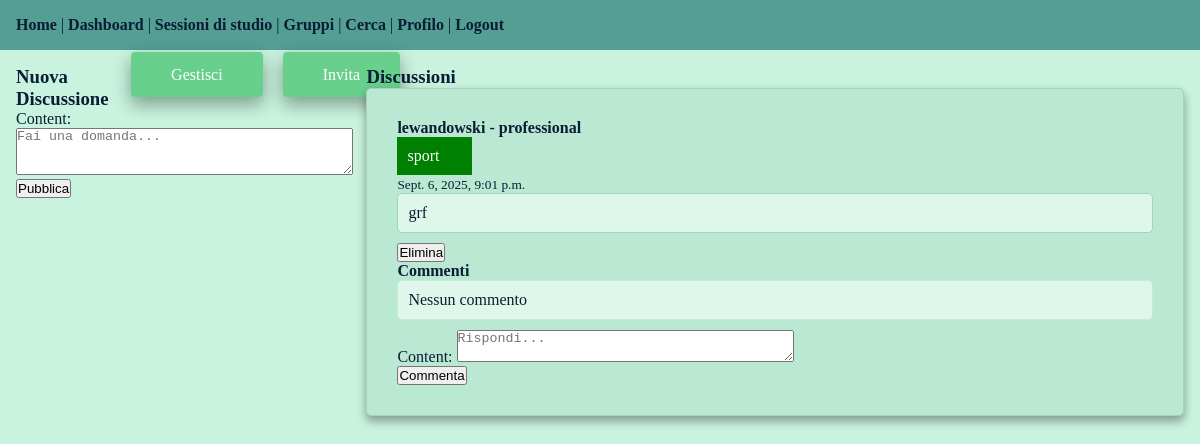
The app's page /groups/15/ (signed in), older data.
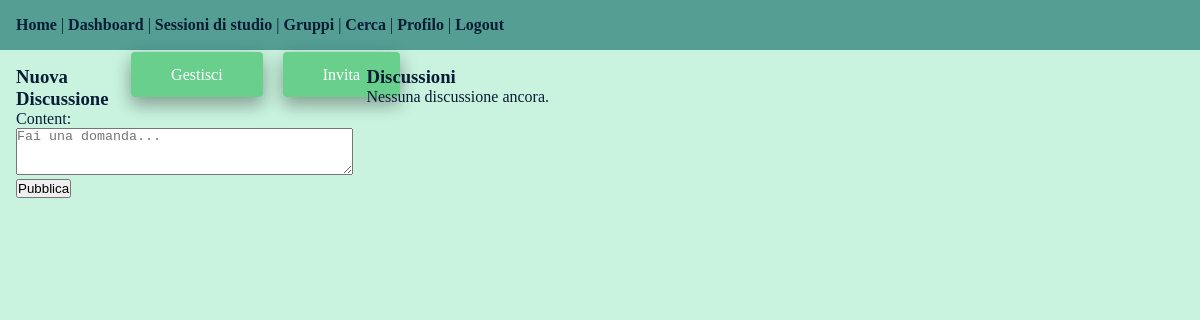
The same page, newer data.
### groups/models.py (models this page shows, shortened)
class GroupDiscussion(models.Model):
    group = models.ForeignKey(StudyGroup, on_delete=models.CASCADE, related_name='discussions')
    creator = models.ForeignKey(settings.AUTH_USER_MODEL, on_delete=models.CASCADE, related_name='group_discussions')
    content = models.TextField()
    created_at = models.DateTimeField(auto_now_add=True)
    class Meta:
        ordering = ['-created_at']

### users/models.py (models this page shows, shortened)
class CustomUser(AbstractUser):
    USER_TYPE = (('Student', 'student'), ('Professional', 'professional'))
    user_type = models.CharField(max_length=20, choices=USER_TYPE, default='student')
    profile_picture = models.ImageField(upload_to='pfp', default='/pfp/nopfp.jpg')
    expertise_field = models.CharField(max_length=100, blank=True, null=True)
    bio = models.CharField(max_length=500, blank=True)
    daily_goal_hours = models.DecimalField(max_digits=4, decimal_places=2, default = 1, validators=[MinValueValidator(1.0), MaxValueValidator(24.0)]) #per impostare gli obiettivi personali
    weekly_goal_hours = models.DecimalField(max_digits=5, decimal_places=2, default = 1, validators=[MinValueValidator(1.0), MaxValueValidator(168.0)])
    friends = models.ManyToManyField('self', through='social.Friendship', symmetrical=True, blank = True, related_name='friend_of')
    @property
    def is_professional(self):
        return self.user_type == 'Professional'

### groups/views.py (the view)
# urls.py: path('<int:group_id>/', views.group_details, name="group_details"),
@login_required
def group_details(request, group_id):
    group = get_object_or_404(StudyGroup, id=group_id)
    if group.privacy == 'private' and not group.is_member(request.user):
        messages.error(request, 'Questo gruppo è privato. Devi essere invitato per accedere.')
        return redirect('groups:group_list')
    discussions = group.discussions.all().order_by('-created_at')
    discussion_form = GroupDiscussionForm()
    comment_form = CommentForm()
    context = {'group': group, 'is_creator': group.creator==request.user, 'discussions': discussions, 'discussion_form':discussion_form, 'comment_form':comment_form }
    return render(request, 'groups/group_details.html', context)

### groups/forms.py
class GroupDiscussionForm(forms.ModelForm):
    class Meta:
        model = GroupDiscussion
        fields = ['content']
        widgets =  {'content': forms.Textarea(attrs={'rows': 3, 'placeholder': 'Fai una domanda... '})}

class CommentForm(forms.ModelForm):
    class Meta:
        model= Comment
        fields = ['content']
        widgets =  {'content': forms.Textarea(attrs={'rows': 2, 'placeholder': 'Rispondi... '})}

### groups/models.py (called while the page is built)
    def is_member(self, user):
        return self.members.filter(id=user.id).exists()

### groups/templates/groups/group_details.html (shortened to what this page needs)
{% extends "users/dashboard.html" %}
{% block content %}
<div class="group-details-container">
    <div class="private-group">
        <div class="add-discussion">
            <h3>Nuova Discussione</h3>
            <form method="post" action="{% url 'groups:add_discussion' group.id %}">
                {{ discussion_form.as_p }}
                <button type="submit">Pubblica</button>
            </form>
        </div>
        {% if is_creator%}
        <div class="manage-group">
                <a href="{% url 'groups:group_manage' group.id %}" class="main-buttons">Gestisci </a>
            </div>
            {% if group.privacy == 'private' %}
            <div class="invite-members">
                <a href="{% url 'groups:group_invite' group.id %}" class="main-buttons">Invita </a>
            </div>
            {% endif%}
        {% endif %}
    </div>
    <div class="old-discussion">
        <h3>Discussioni</h3>
        {% for d in discussions %}
        <div class="discussion-block">
            <div class="post-heading">
                <p><b>{{ d.creator.username }} - {{ d.creator.get_user_type_display }}</b></p>
                {% if d.creator.is_professional %}
                <p class="tag-expertise">{{ d.creator.expertise_field }}</p>
                {% endif %}
                <small>{{ d.created_at }}</small>
            </div>
            <div class="post-content">
                <p>{{ d.content }}</p>
            </div>
            {% if is_creator %}
                <form method="post" action="{% url 'groups:delete_discussion' d.id %}">
                    <button type="submit" onclick="return confirm('Eliminare questa discussione?')"> Elimina
            </button>
                </form>
            {% endif %}
            <h4>Commenti</h4>
            <div class="comments">
                {% for comment in d.comments.all %}
                        <small><b>{{ comment.creator.username }}</b>:</small>
                        <small>{{ comment.created_at }}</small>
                    <div class="comment-content">
                        {{ comment.content }}
                        {% if is_creator %}
                        <form method="post" action="{% url 'groups:delete_comment' comment.id %}">
                        {% csrf_token %}
                    <button type="submit" onclick="return confirm('Eliminare questo commento?')"> Elimina
                        </button>
                        </form>
                        {% endif %}
                    </div>
                {% empty %}
                        Nessun commento
                {% endfor %}
            </div>
            <form method="post" action="{% url 'groups:add_comment' d.id %}">
                {{ comment_form.as_p }}
                <button type="submit">Commenta</button>
            </form>
        </div>
        {% empty %}
        <p>Nessuna discussione ancora.</p>
    </div>
</div>
{% endfor %}
{% endblock %}

Row changes from the older to the newer data that the page shows:
removed GroupDiscussion: creator.username "lewandowski", creator.user_type "professional", creator.expertise_field "sport", created_at "Sept. 6, 2025, 9:01 p.m.", content "grf"
Text that changed along with them:
text now shown: "Nessuna discussione ancora."
